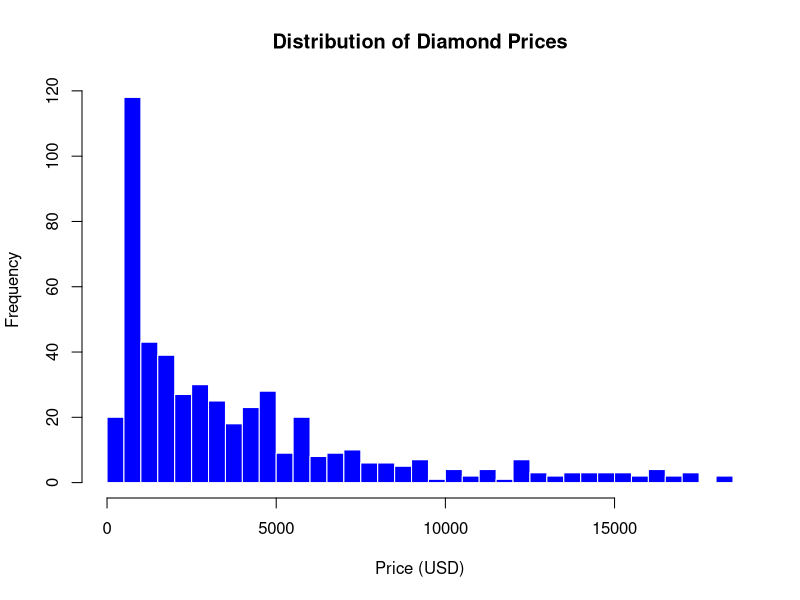
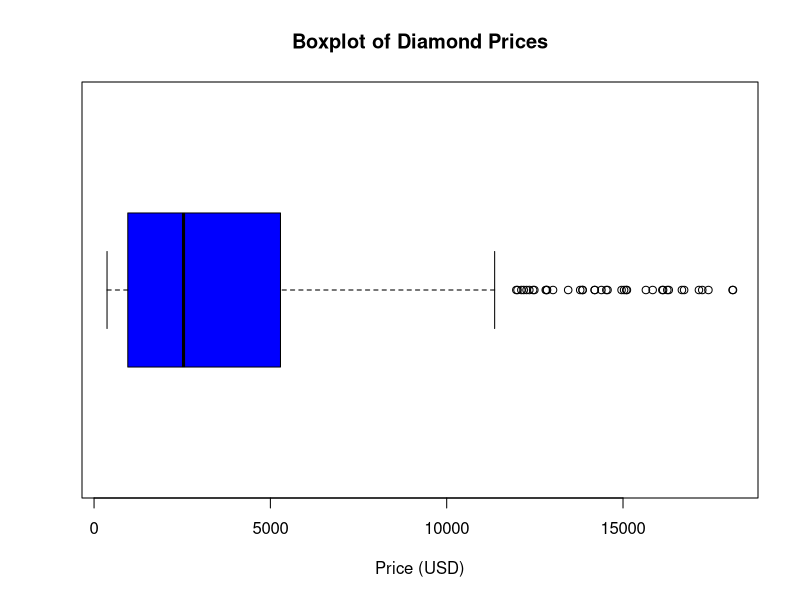
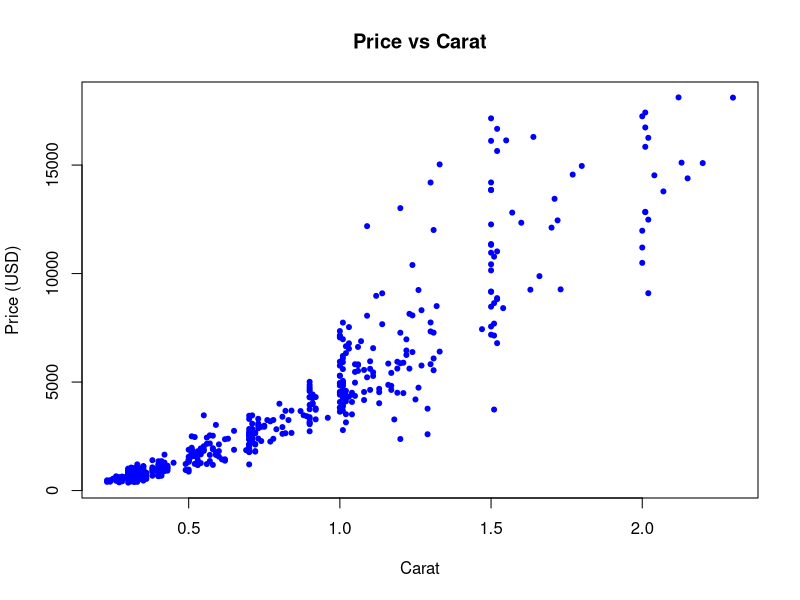
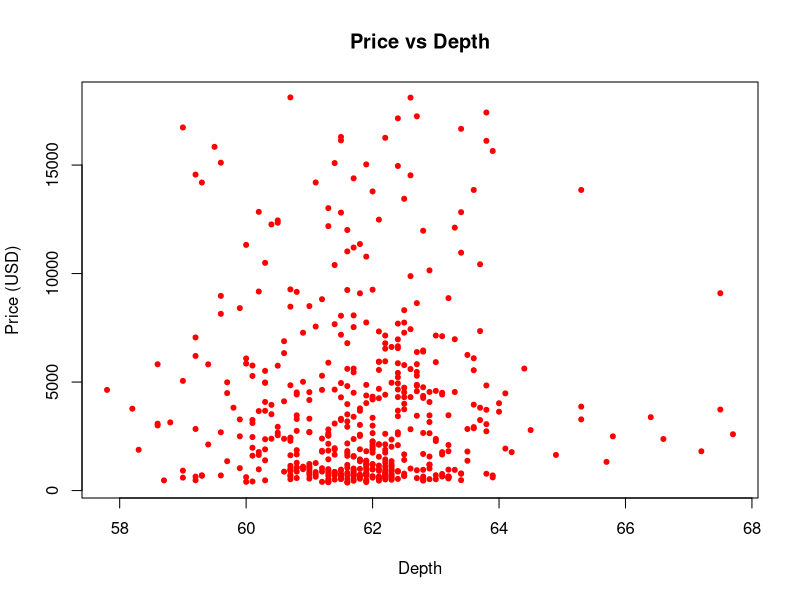
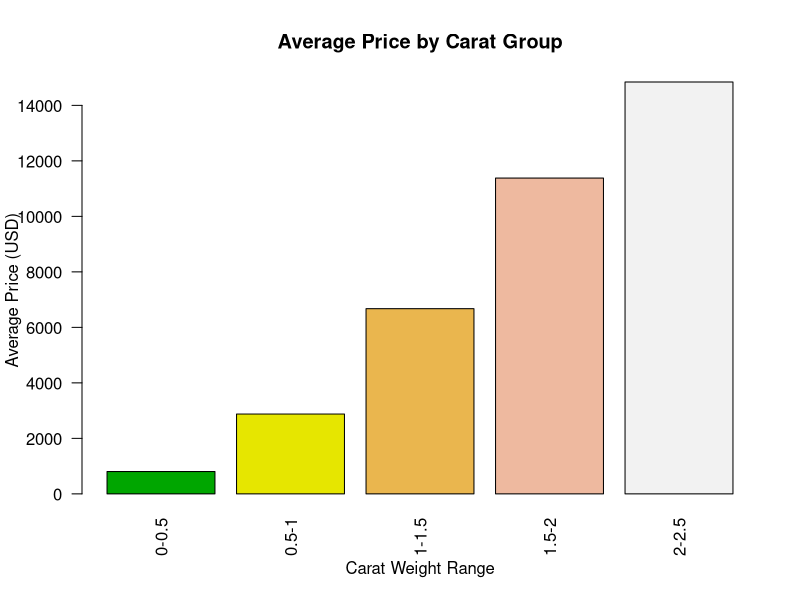
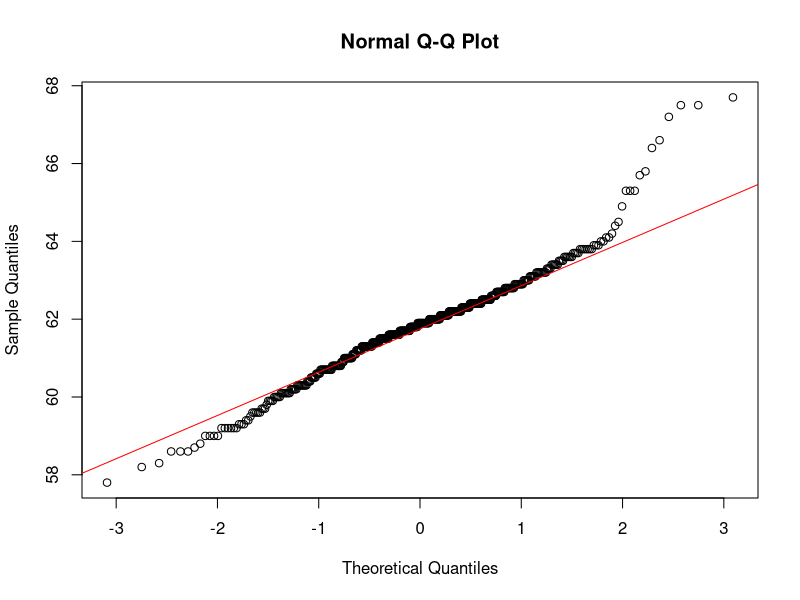
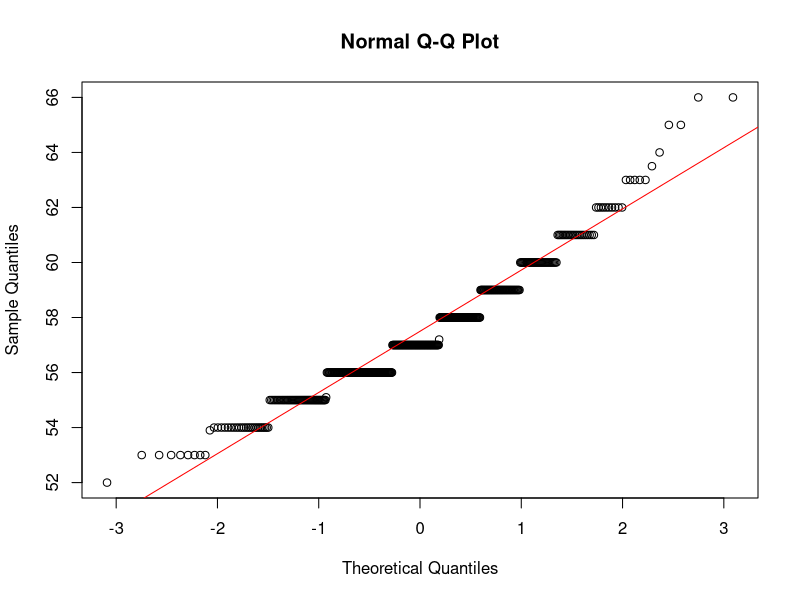
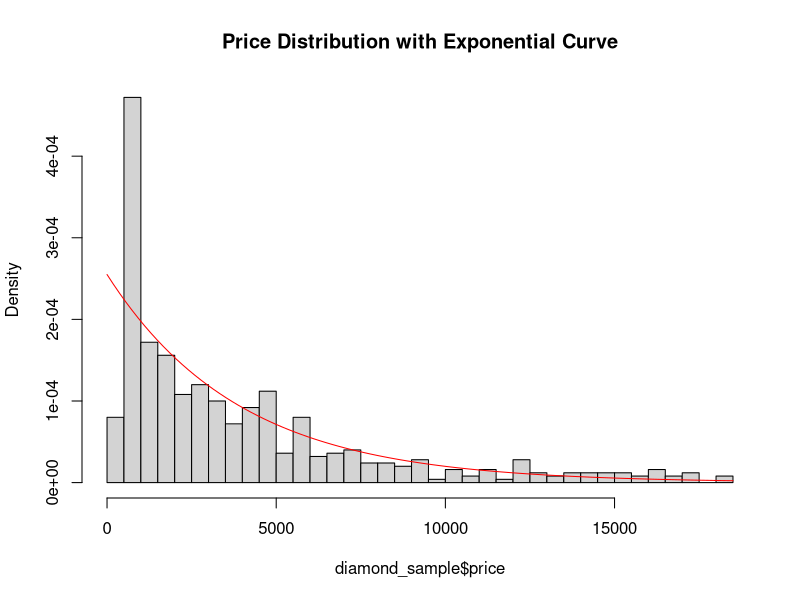

Reproduce these figures in R, in order.
# Diamond Market Analysis Project
# Author: Zihao Feng
# Course Project, UCSB

# Step 1: Import and sample data
diamond_sample <- read.csv("Diamonds_sample.csv")

# Step 2: Summary statistics
summary(diamond_sample)

# Step 3: Distribution of diamond prices
hist(diamond_sample$price,
     breaks = 30,
     col = "blue",
     border = "white",
     main = "Distribution of Diamond Prices",
     xlab = "Price (USD)",
     ylab = "Frequency")

# Boxplot of prices
boxplot(diamond_sample$price,
        horizontal = TRUE,
        col = "blue",
        main = "Boxplot of Diamond Prices",
        xlab = "Price (USD)")

# Step 4: Relationship between Price and Carat
plot(price ~ carat,
     data = diamond_sample,
     pch = 20,
     col = "blue",
     main = "Price vs Carat",
     xlab = "Carat",
     ylab = "Price (USD)")

# Relationship between Price and Depth
plot(price ~ depth,
     data = diamond_sample,
     pch = 20,
     col = "red",
     main = "Price vs Depth",
     xlab = "Depth",
     ylab = "Price (USD)")

# Correlations
cat("Correlation between Price and Carat:", cor(diamond_sample$price, diamond_sample$carat), "\n")
cat("Correlation between Price and Depth:", cor(diamond_sample$price, diamond_sample$depth), "\n")
cat("Correlation between Price and Table:", cor(diamond_sample$price, diamond_sample$table), "\n")

# Step 5: Grouping by Carat and Average Price
diamond_sample$carat_group <- cut(diamond_sample$carat,
                                  breaks = seq(0, 5, by = 0.5),
                                  labels = paste0(seq(0, 4.5, by = 0.5), "-", seq(0.5, 5, by = 0.5)))
avg_price <- aggregate(price ~ carat_group, data = diamond_sample, mean)

barplot(avg_price$price,
        names.arg = avg_price$carat_group,
        col = terrain.colors(nrow(avg_price)),
        main = "Average Price by Carat Group",
        xlab = "Carat Weight Range",
        ylab = "Average Price (USD)",
        las = 2)

# Step 6: Normality tests
shapiro.test(diamond_sample$depth)
qqnorm(diamond_sample$depth); qqline(diamond_sample$depth, col="red")

shapiro.test(diamond_sample$table)
qqnorm(diamond_sample$table); qqline(diamond_sample$table, col="red")

# Step 7: Distribution checks
hist(diamond_sample$price, prob=TRUE, breaks=30,
     main="Price Distribution with Exponential Curve")
curve(dexp(x, rate=1/mean(diamond_sample$price)), add=TRUE, col="red")

qqplot(qexp(ppoints(length(diamond_sample$price)), rate=1/mean(diamond_sample$price)),
       diamond_sample$price,
       main="Q-Q Plot: Price vs Exponential",
       xlab="Theoretical Quantiles",
       ylab="Sample Quantiles")
abline(0, 1, col="red")

# Carat distribution
hist(diamond_sample$carat,
     breaks=30,
     col="lightblue",
     main="Distribution of Carat",
     xlab="Carat")

